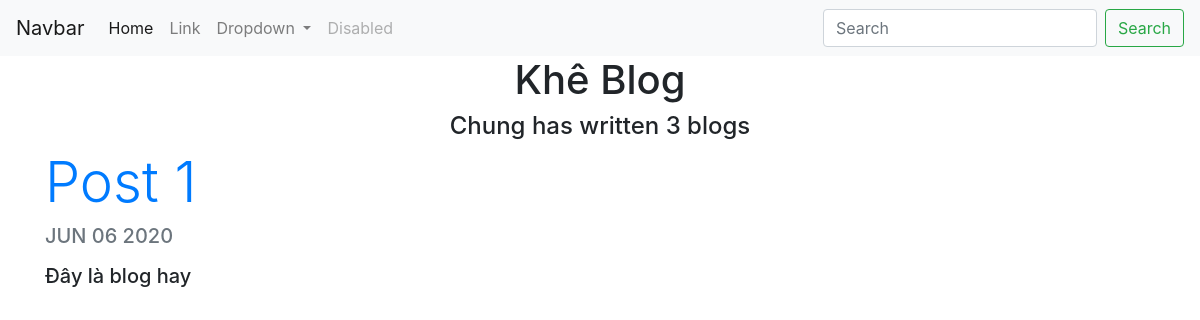
Page /blog/1/ on the committed database.
### blog/models.py (models this page shows, shortened)
class Blog(models.Model):
    title = models.CharField(max_length = 100, blank = True)
    description = models.CharField(max_length = 150)
    date = models.DateField(datetime.date.today)
    url = models.URLField(blank = True)

### blog/views.py (the view)
# urls.py: path('<int:blog_id>/', views.detail, name = 'detail'),
def detail(request, blog_id):
    blogs = Blog.objects.order_by('-date')
    blog = get_object_or_404(Blog, pk = blog_id) #primary key
    return render(request, 'blog/detail.html', {'blog':blog, 'blogs':blogs})

### blog/templates/blog/detail.html
{% extends "portfolio/base.html" %}
    {% block content %}
        <h1 class="container text-center ">Khê Blog</h1>
        <h4 class="container text-center">Chung has written {{ blogs.count }} blog{{ blogs.count|pluralize }}</h4>
        <div class="container">
            <h4 class="display-4 text-primary"><a href="{% url 'blog:detail' blog.id %}">{{blog.title}}</a></h4>
            <h5 class="blockquote text-muted">{{ blog.date|date:'M d Y'|upper }}</h5>
            <h5 class="blockquote">{{ blog.description }}</h5>
        </div><br>
    {% endblock %}

### rows in the picture
Blog: title "Post 1", date "JUN 06 2020", description "Đây là blog hay"

### other values in the picture
{{ blogs.count }} "3"
